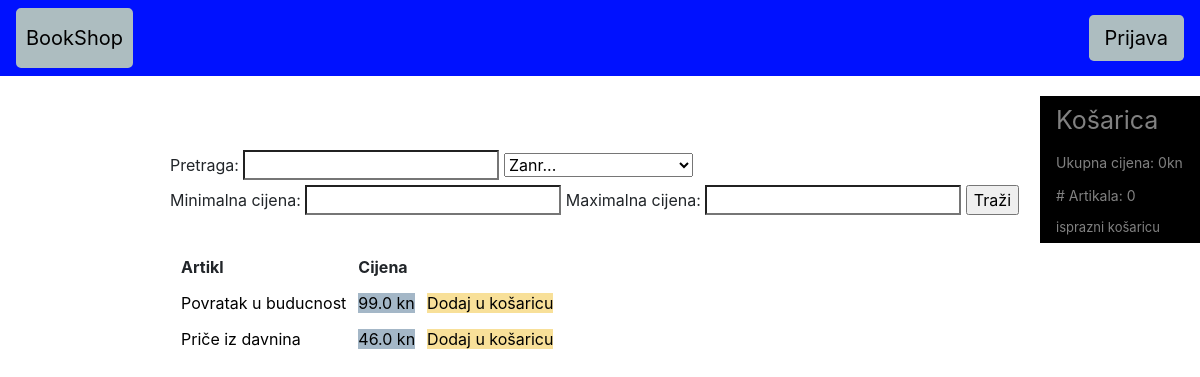
Before: / with the older database file.
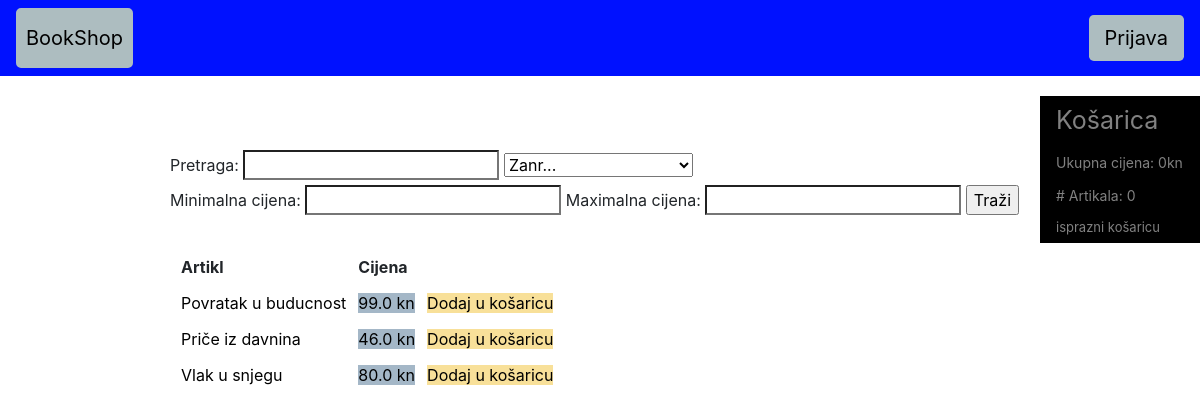
After: the same page with the newer database file.
### bookshopapp/models.py (models this page shows)
class Artikl(models.Model):
    naziv = models.CharField(max_length = 50)
    cijena = models.FloatField()
    opis = models.CharField(max_length = 256)
    slika = models.ImageField(default='')
    zanr = models.ForeignKey(Zanr, on_delete=models.CASCADE)
    autor = models.ForeignKey(Autor, on_delete=models.CASCADE)

### bookshopapp/views.py (the view)
# urls.py: path('', views.index, name = 'index'),
def index(request):
    shelf = Artikl.objects.all()
    zanrovi = Zanr.objects.all()
    if 'kosarica' not in request.session:
        request.session['kosarica']=[]
    kosarica = request.session['kosarica']
    SumCijena = sum(artikl['cijena'] for artikl in kosarica)
    CountArtikl = len(kosarica)
    pretraga = request.GET.get('pretraga')
    cijena_min = request.GET.get('cijena_min')
    cijena_max = request.GET.get('cijena_max')
    zanr = request.GET.get('zanr')
    if is_valid_query_param(pretraga):
        shelf=shelf.filter(naziv__icontains=pretraga)
    if is_valid_query_param(cijena_min):
        shelf=shelf.filter(cijena__gte=cijena_min)
    if is_valid_query_param(cijena_max):
        shelf=shelf.filter(cijena__lte=cijena_max)
    if is_valid_query_param(zanr) and zanr != 'zanr...':
       shelf=shelf.filter(zanr__naziv=zanr)
    context = {
        'shelf': shelf,
        'zanrovi': zanrovi,
        'SumCijena': SumCijena,
        'CountArtikl': CountArtikl,
        'kosarica': kosarica,
    }
    return render(request, 'bookshop/bookshop.html', context)

### bookshopapp/views.py (called while the page is built)
def is_valid_query_param(param):
    return param != '' and param is not None

### bookshopapp/templates/bookshop/bookshop.html (shortened to what this page needs)
<!DOCTYPE html>
<html>
<head>
    <link rel="stylesheet" href="https://stackpath.bootstrapcdn.com/bootstrap/4.3.1/css/bootstrap.min.css"
>
    {% load static %}
    <link rel="stylesheet" type="text/css" href="{% static 'bookshop/css/style.css' %}">
</head>
<body>
<nav class="navbar navbar-light" style="background-color:rgb(0, 17, 255);">
    <a href="{% url 'index' %}" class="navbar-brand" style="background-color:rgb(173, 189, 192);color:#000000;border-width:10px;border-color:rgb(173, 189, 192);border-style:solid;border-spacing:30px;border-radius: 5px;">BookShop</a>
    {% if user.is_authenticated %}
      <div class="dropdown" style="float:right;">
        <button onclick="myFunction()" class="dropbtn" style="background-color:rgb(173, 189, 192)rgb(173, 189, 192);color:#000000;">{{ user.get_username }}</button>
        <div id="myDropdown" class="dropdown-content" style="right:0;">
          <a href="{% url 'my-profile' %}">Moj račun</a>
          <a href="{% url 'recenzija-list' %}">Moje recenzije</a>
          {% if user.is_staff or user.is_superuser %}
          <a href="{% url 'admin:index' %}">Administracija</a>
          {% endif %}
          <a href="{% url 'logout' %}"">Odjava</a>
        </div>
      </div>
    {% else %}
        <a href="{% url 'login' %}" class="navbar-link btn-lg" style="background-color:rgb(173, 189, 192);color:#000000;">Prijava</a>
    {% endif %}
</nav>
{% block kosarica %}
<div class="sidenav">
  <a href="{% url 'checkout-view' %}">Košarica</a>
  <d style="padding: 6px 8px 6px 16px;text-decoration: none;font-size: 14px;color: #818181;display: block;">Ukupna cijena: {{SumCijena}}kn</d>
  <d style="padding: 6px 8px 6px 16px;text-decoration: none;font-size: 14px;color: #818181;display: block;"># Artikala: {{CountArtikl}}</d>
  <a href="{% url 'checkout-empty' %}" style="font-size: small;">isprazni košaricu</a>
</div>
{% endblock %}
<div class="main" style="margin-top: 50px;">
<br>
{% block content %}
<div>
  <form method="GET" action="" id="searchform">
    <label for="id_search">Pretraga: </label>
    <input class="searchfield" id="searchbox" name="pretraga" type="search"/>
    <select id="klasa" name="klasa">
      <option selected>Zanr...</option>
    </select>
    <br>
    <label for="cijena_min">Minimalna cijena: </label>
    <input class="searchfield" id="searchbox" name="cijena_min" type="search"/>
    <label for="cijena_max">Maximalna cijena: </label>
    <input class="searchfield" id="searchbox" name="cijena_max" type="search"/>
    <input type="submit" value="Traži">
  </form>
</div>
<br>
<div>
  <table style="border-collapse: separate;border-spacing: 10px;">
    <tr>
      <th>Artikl</th>
      <th>Cijena</th>
      <th></th>
    </tr>
    {% for Artikl in shelf %}
      <tr>
        <td><a href="{% url 'artikl-detail' pk=Artikl.pk %}" style="background-color:rgb(255, 255, 255);color:#000000;">{{ Artikl.naziv }}</a></td>
        <td><d style="background-color:rgb(164, 183, 199);color:#000000;">{{ Artikl.cijena }} kn</d></td>
        <td><a href="{% url 'checkout-add' pk=Artikl.pk %}" style="background-color:rgb(248, 224, 153);color:#000000;">Dodaj u košaricu</a></td>
      </tr>
    {% endfor %}
  </table>
</div>
{% endblock %}
</div>
</body>
</html>

Changed rows visible on the page:
added Artikl: naziv "Vlak u snjegu", cijena "80.0"
